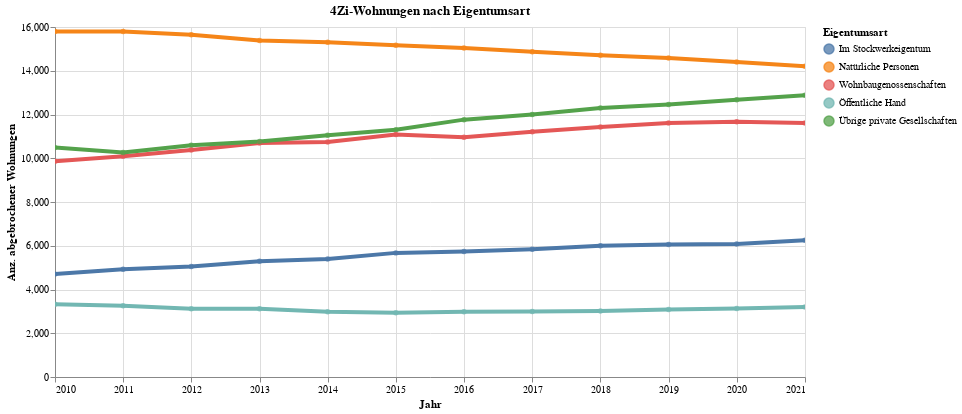

The cell this chart's notebook holds for it:
### Code cell
highlight = alt.selection(type='single', on='mouseover',
                          fields=['EigGruLang'], nearest=True)
#x='date:StichtagDatJahr',
base = alt.Chart(myAgg.reset_index(), title="4Zi-Wohnungen nach Eigentumsart").encode(
    x=alt.X('Jahr', axis=alt.Axis(title='Jahr'))# , axis=alt.Axis(format='%', title='percentage')
    , y=alt.X('sum_Whg4Zi', axis=alt.Axis(title='Anz. abgebrochener Wohnungen'))
    , color=alt.Color('EigGruLang', legend=alt.Legend(title="Eigentumsart", orient="right"))  
    ,tooltip=['Jahr', 'EigGruLang','sum_Whg1Zi', 'sum_Whg2Zi', 'sum_Whg3Zi']    
)
points = base.mark_circle().encode(
    opacity=alt.value(0.75)
).add_selection(
    highlight
).properties(
    width=750 , height=350
)
lines = base.mark_line().encode(
    size=alt.condition(~highlight, alt.value(0.5), alt.value(4))
).interactive()

lines + points

### Figure 1 — Vega-Lite specification as saved in the notebook (floating-point values rounded to 4 significant figures)
{"config": {"view": {"continuousWidth": 400, "continuousHeight": 300}}, "layer": [{"mark": "line", "encoding": {"color": {"type": "nominal", "field": "EigGruLang", "legend": {"orient": "right", "title": "Eigentumsart"}}, "size": {"condition": {"value": 0.5, "selection": {"not": "selector011"}}, "value": 4}, "tooltip": [{"type": "temporal", "field": "Jahr"}, {"type": "nominal", "field": "EigGruLang"}, {"type": "quantitative", "field": "sum_Whg1Zi"}, {"type": "quantitative", "field": "sum_Whg2Zi"}, {"type": "quantitative", "field": "sum_Whg3Zi"}], "x": {"type": "temporal", "axis": {"title": "Jahr"}, "field": "Jahr"}, "y": {"type": "quantitative", "axis": {"title": "Anz. abgebrochener Wohnungen"}, "field": "sum_Whg4Zi"}}, "selection": {"selector012": {"type": "interval", "bind": "scales", "encodings": ["x", "y"]}}, "title": "4Zi-Wohnungen nach Eigentumsart"}, {"mark": "circle", "encoding": {"color": {"type": "nominal", "field": "EigGruLang", "legend": {"orient": "right", "title": "Eigentumsart"}}, "opacity": {"value": 0.75}, "tooltip": [{"type": "temporal", "field": "Jahr"}, {"type": "nominal", "field": "EigGruLang"}, {"type": "quantitative", "field": "sum_Whg1Zi"}, {"type": "quantitative", "field": "sum_Whg2Zi"}, {"type": "quantitative", "field": "sum_Whg3Zi"}], "x": {"type": "temporal", "axis": {"title": "Jahr"}, "field": "Jahr"}, "y": {"type": "quantitative", "axis": {"title": "Anz. abgebrochener Wohnungen"}, "field": "sum_Whg4Zi"}}, "height": 350, "selection": {"selector011": {"type": "single", "on": "mouseover", "fields": ["EigGruLang"], "nearest": true}}, "title": "4Zi-Wohnungen nach Eigentumsart", "width": 750}], "data": {"name": "data-6e4d2c76d5fa4c6946ff2b641a7a2894"}, "$schema": "https://vega.github.io/schema/vega-lite/v4.8.1.json", "datasets": {"data-6e4d2c76d5fa4c6946ff2b641a7a2894": [{"Jahr": "2010-01-01T00:00:00", "EigGruSort": 1, "EigGruLang": "Öffentliche Hand", "sum_Whg1Zi": 2830, "sum_Whg2Zi": 3237, "sum_Whg3Zi": 5306, "sum_Whg4Zi": 3330, "sum_Whg5Ziplus": 1214}, {"Jahr": "2010-01-01T00:00:00", "EigGruSort": 2, "EigGruLang": "Wohnbaugenossenschaften", "sum_Whg1Zi": 1674, "sum_Whg2Zi": 6194, "sum_Whg3Zi": 16755, "sum_Whg4Zi": 9867, "sum_Whg5Ziplus": 1924}, {"Jahr": "2010-01-01T00:00:00", "EigGruSort": 3, "EigGruLang": "Übrige private Gesellschaften", "sum_Whg1Zi": 8084, "sum_Whg2Zi": 12503, "sum_Whg3Zi": 18552, "sum_Whg4Zi": 10486, "sum_Whg5Ziplus": 3495}, {"Jahr": "2010-01-01T00:00:00", "EigGruSort": 4, "EigGruLang": "Natürliche Personen", "sum_Whg1Zi": 12039, "sum_Whg2Zi": 18974, "sum_Whg3Zi": 30426, "sum_Whg4Zi": 15795, "sum_Whg5Ziplus": 8909}, {"Jahr": "2010-01-01T00:00:00", "EigGruSort": 5, "EigGruLang": "Im Stockwerkeigentum", "sum_Whg1Zi": 1685, "sum_Whg2Zi": 2568, "sum_Whg3Zi": 4812, "sum_Whg4Zi": 4703, "sum_Whg5Ziplus": 2727}, {"Jahr": "2011-01-01T00:00:00", "EigGruSort": 1, "EigGruLang": "Öffentliche Hand", "sum_Whg1Zi": 2486, "sum_Whg2Zi": 3513, "sum_Whg3Zi": 5098, "sum_Whg4Zi": 3255, "sum_Whg5Ziplus": 1189}, {"Jahr": "2011-01-01T00:00:00", "EigGruSort": 2, "EigGruLang": "Wohnbaugenossenschaften", "sum_Whg1Zi": 1573, "sum_Whg2Zi": 6368, "sum_Whg3Zi": 17004, "sum_Whg4Zi": 10094, "sum_Whg5Ziplus": 2120}, {"Jahr": "2011-01-01T00:00:00", "EigGruSort": 3, "EigGruLang": "Übrige private Gesellschaften", "sum_Whg1Zi": 8075, "sum_Whg2Zi": 13262, "sum_Whg3Zi": 19550, "sum_Whg4Zi": 10262, "sum_Whg5Ziplus": 3029}, {"Jahr": "2011-01-01T00:00:00", "EigGruSort": 4, "EigGruLang": "Natürliche Personen", "sum_Whg1Zi": 11782, "sum_Whg2Zi": 18865, "sum_Whg3Zi": 30356, "sum_Whg4Zi": 15795, "sum_Whg5Ziplus": 9043}, {"Jahr": "2011-01-01T00:00:00", "EigGruSort": 5, "EigGruLang": "Im Stockwerkeigentum", "sum_Whg1Zi": 1569, "sum_Whg2Zi": 2672, "sum_Whg3Zi": 5020, "sum_Whg4Zi": 4926, "sum_Whg5Ziplus": 2848}, {"Jahr": "2012-01-01T00:00:00", "EigGruSort": 5, "EigGruLang": "Im Stockwerkeigentum", "sum_Whg1Zi": 1633, "sum_Whg2Zi": 2734, "sum_Whg3Zi": 5184, "sum_Whg4Zi": 5055, "sum_Whg5Ziplus": 2947}, {"Jahr": "2012-01-01T00:00:00", "EigGruSort": 3, "EigGruLang": "Übrige private Gesellschaften", "sum_Whg1Zi": 8457, "sum_Whg2Zi": 14128, "sum_Whg3Zi": 20040, "sum_Whg4Zi": 10598, "sum_Whg5Ziplus": 3041}, {"Jahr": "2012-01-01T00:00:00", "EigGruSort": 4, "EigGruLang": "Natürliche Personen", "sum_Whg1Zi": 11622, "sum_Whg2Zi": 18731, "sum_Whg3Zi": 30040, "sum_Whg4Zi": 15643, "sum_Whg5Ziplus": 9032}, {"Jahr": "2012-01-01T00:00:00", "EigGruSort": 1, "EigGruLang": "Öffentliche Hand", "sum_Whg1Zi": 2454, "sum_Whg2Zi": 3518, "sum_Whg3Zi": 4977, "sum_Whg4Zi": 3124, "sum_Whg5Ziplus": 1168}, {"Jahr": "2012-01-01T00:00:00", "EigGruSort": 2, "EigGruLang": "Wohnbaugenossenschaften", "sum_Whg1Zi": 1602, "sum_Whg2Zi": 6504, "sum_Whg3Zi": 17139, "sum_Whg4Zi": 10380, "sum_Whg5Ziplus": 2220}, {"Jahr": "2013-01-01T00:00:00", "EigGruSort": 1, "EigGruLang": "Öffentliche Hand", "sum_Whg1Zi": 2355, "sum_Whg2Zi": 3654, "sum_Whg3Zi": 5047, "sum_Whg4Zi": 3124, "sum_Whg5Ziplus": 1164}, {"Jahr": "2013-01-01T00:00:00", "EigGruSort": 2, "EigGruLang": "Wohnbaugenossenschaften", "sum_Whg1Zi": 1597, "sum_Whg2Zi": 6619, "sum_Whg3Zi": 17282, "sum_Whg4Zi": 10695, "sum_Whg5Ziplus": 2295}, {"Jahr": "2013-01-01T00:00:00", "EigGruSort": 3, "EigGruLang": "Übrige private Gesellschaften", "sum_Whg1Zi": 9006, "sum_Whg2Zi": 14852, "sum_Whg3Zi": 20693, "sum_Whg4Zi": 10771, "sum_Whg5Ziplus": 3105}, {"Jahr": "2013-01-01T00:00:00", "EigGruSort": 4, "EigGruLang": "Natürliche Personen", "sum_Whg1Zi": 11456, "sum_Whg2Zi": 18401, "sum_Whg3Zi": 29429, "sum_Whg4Zi": 15387, "sum_Whg5Ziplus": 8916}, {"Jahr": "2013-01-01T00:00:00", "EigGruSort": 5, "EigGruLang": "Im Stockwerkeigentum", "sum_Whg1Zi": 1716, "sum_Whg2Zi": 3012, "sum_Whg3Zi": 5552, "sum_Whg4Zi": 5289, "sum_Whg5Ziplus": 3055}, {"Jahr": "2014-01-01T00:00:00", "EigGruSort": 1, "EigGruLang": "Öffentliche Hand", "sum_Whg1Zi": 2346, "sum_Whg2Zi": 3577, "sum_Whg3Zi": 4864, "sum_Whg4Zi": 2980, "sum_Whg5Ziplus": 1085}, {"Jahr": "2014-01-01T00:00:00", "EigGruSort": 2, "EigGruLang": "Wohnbaugenossenschaften", "sum_Whg1Zi": 1635, "sum_Whg2Zi": 6739, "sum_Whg3Zi": 17160, "sum_Whg4Zi": 10747, "sum_Whg5Ziplus": 2373}, {"Jahr": "2014-01-01T00:00:00", "EigGruSort": 3, "EigGruLang": "Übrige private Gesellschaften", "sum_Whg1Zi": 9000, "sum_Whg2Zi": 15267, "sum_Whg3Zi": 21079, "sum_Whg4Zi": 11048, "sum_Whg5Ziplus": 3266}, {"Jahr": "2014-01-01T00:00:00", "EigGruSort": 4, "EigGruLang": "Natürliche Personen", "sum_Whg1Zi": 11391, "sum_Whg2Zi": 18369, "sum_Whg3Zi": 29215, "sum_Whg4Zi": 15298, "sum_Whg5Ziplus": 8919}, {"Jahr": "2014-01-01T00:00:00", "EigGruSort": 5, "EigGruLang": "Im Stockwerkeigentum", "sum_Whg1Zi": 1795, "sum_Whg2Zi": 3116, "sum_Whg3Zi": 5718, "sum_Whg4Zi": 5395, "sum_Whg5Ziplus": 3095}, {"Jahr": "2015-01-01T00:00:00", "EigGruSort": 4, "EigGruLang": "Natürliche Personen", "sum_Whg1Zi": 11255, "sum_Whg2Zi": 18287, "sum_Whg3Zi": 28983, "sum_Whg4Zi": 15170, "sum_Whg5Ziplus": 8872}, {"Jahr": "2015-01-01T00:00:00", "EigGruSort": 3, "EigGruLang": "Übrige private Gesellschaften", "sum_Whg1Zi": 9092, "sum_Whg2Zi": 15748, "sum_Whg3Zi": 21512, "sum_Whg4Zi": 11305, "sum_Whg5Ziplus": 3352}, {"Jahr": "2015-01-01T00:00:00", "EigGruSort": 5, "EigGruLang": "Im Stockwerkeigentum", "sum_Whg1Zi": 1808, "sum_Whg2Zi": 3394, "sum_Whg3Zi": 6130, "sum_Whg4Zi": 5674, "sum_Whg5Ziplus": 3209}, {"Jahr": "2015-01-01T00:00:00", "EigGruSort": 1, "EigGruLang": "Öffentliche Hand", "sum_Whg1Zi": 2319, "sum_Whg2Zi": 3596, "sum_Whg3Zi": 4873, "sum_Whg4Zi": 2934, "sum_Whg5Ziplus": 1079}, {"Jahr": "2015-01-01T00:00:00", "EigGruSort": 2, "EigGruLang": "Wohnbaugenossenschaften", "sum_Whg1Zi": 1694, "sum_Whg2Zi": 6910, "sum_Whg3Zi": 17337, "sum_Whg4Zi": 11085, "sum_Whg5Ziplus": 2439}, {"Jahr": "2016-01-01T00:00:00", "EigGruSort": 1, "EigGruLang": "Öffentliche Hand", "sum_Whg1Zi": 2229, "sum_Whg2Zi": 3629, "sum_Whg3Zi": 4908, "sum_Whg4Zi": 2983, "sum_Whg5Ziplus": 1118}, {"Jahr": "2016-01-01T00:00:00", "EigGruSort": 2, "EigGruLang": "Wohnbaugenossenschaften", "sum_Whg1Zi": 1646, "sum_Whg2Zi": 6975, "sum_Whg3Zi": 17066, "sum_Whg4Zi": 10960, "sum_Whg5Ziplus": 2357}, {"Jahr": "2016-01-01T00:00:00", "EigGruSort": 3, "EigGruLang": "Übrige private Gesellschaften", "sum_Whg1Zi": 9533, "sum_Whg2Zi": 16792, "sum_Whg3Zi": 22534, "sum_Whg4Zi": 11765, "sum_Whg5Ziplus": 3513}, {"Jahr": "2016-01-01T00:00:00", "EigGruSort": 4, "EigGruLang": "Natürliche Personen", "sum_Whg1Zi": 10985, "sum_Whg2Zi": 18163, "sum_Whg3Zi": 28505, "sum_Whg4Zi": 15037, "sum_Whg5Ziplus": 8833}, {"Jahr": "2016-01-01T00:00:00", "EigGruSort": 5, "EigGruLang": "Im Stockwerkeigentum", "sum_Whg1Zi": 1827, "sum_Whg2Zi": 3432, "sum_Whg3Zi": 6180, "sum_Whg4Zi": 5739, "sum_Whg5Ziplus": 3241}, {"Jahr": "2017-01-01T00:00:00", "EigGruSort": 1, "EigGruLang": "Öffentliche Hand", "sum_Whg1Zi": 2204, "sum_Whg2Zi": 3585, "sum_Whg3Zi": 4867, "sum_Whg4Zi": 2996, "sum_Whg5Ziplus": 1134}, {"Jahr": "2017-01-01T00:00:00", "EigGruSort": 2, "EigGruLang": "Wohnbaugenossenschaften", "sum_Whg1Zi": 1669, "sum_Whg2Zi": 7171, "sum_Whg3Zi": 17132, "sum_Whg4Zi": 11214, "sum_Whg5Ziplus": 2472}, {"Jahr": "2017-01-01T00:00:00", "EigGruSort": 3, "EigGruLang": "Übrige private Gesellschaften", "sum_Whg1Zi": 10141, "sum_Whg2Zi": 17880, "sum_Whg3Zi": 23501, "sum_Whg4Zi": 12001, "sum_Whg5Ziplus": 3555}, {"Jahr": "2017-01-01T00:00:00", "EigGruSort": 4, "EigGruLang": "Natürliche Personen", "sum_Whg1Zi": 10607, "sum_Whg2Zi": 17784, "sum_Whg3Zi": 27937, "sum_Whg4Zi": 14866, "sum_Whg5Ziplus": 8767}, {"Jahr": "2017-01-01T00:00:00", "EigGruSort": 5, "EigGruLang": "Im Stockwerkeigentum", "sum_Whg1Zi": 1800, "sum_Whg2Zi": 3505, "sum_Whg3Zi": 6297, "sum_Whg4Zi": 5845, "sum_Whg5Ziplus": 3319}, {"Jahr": "2018-01-01T00:00:00", "EigGruSort": 5, "EigGruLang": "Im Stockwerkeigentum", "sum_Whg1Zi": 1845, "sum_Whg2Zi": 3587, "sum_Whg3Zi": 6483, "sum_Whg4Zi": 6001, "sum_Whg5Ziplus": 3348}, {"Jahr": "2018-01-01T00:00:00", "EigGruSort": 3, "EigGruLang": "Übrige private Gesellschaften", "sum_Whg1Zi": 10677, "sum_Whg2Zi": 18707, "sum_Whg3Zi": 24118, "sum_Whg4Zi": 12300, "sum_Whg5Ziplus": 3574}, {"Jahr": "2018-01-01T00:00:00", "EigGruSort": 4, "EigGruLang": "Natürliche Personen", "sum_Whg1Zi": 10534, "sum_Whg2Zi": 17669, "sum_Whg3Zi": 27696, "sum_Whg4Zi": 14704, "sum_Whg5Ziplus": 8780}, {"Jahr": "2018-01-01T00:00:00", "EigGruSort": 1, "EigGruLang": "Öffentliche Hand", "sum_Whg1Zi": 2221, "sum_Whg2Zi": 3667, "sum_Whg3Zi": 4948, "sum_Whg4Zi": 3019, "sum_Whg5Ziplus": 1158}, {"Jahr": "2018-01-01T00:00:00", "EigGruSort": 2, "EigGruLang": "Wohnbaugenossenschaften", "sum_Whg1Zi": 1663, "sum_Whg2Zi": 7333, "sum_Whg3Zi": 17271, "sum_Whg4Zi": 11433, "sum_Whg5Ziplus": 2558}, {"Jahr": "2019-01-01T00:00:00", "EigGruSort": 1, "EigGruLang": "Öffentliche Hand", "sum_Whg1Zi": 2228, "sum_Whg2Zi": 3776, "sum_Whg3Zi": 5056, "sum_Whg4Zi": 3088, "sum_Whg5Ziplus": 1192}, {"Jahr": "2019-01-01T00:00:00", "EigGruSort": 2, "EigGruLang": "Wohnbaugenossenschaften", "sum_Whg1Zi": 1704, "sum_Whg2Zi": 7621, "sum_Whg3Zi": 17601, "sum_Whg4Zi": 11615, "sum_Whg5Ziplus": 2600}, {"Jahr": "2019-01-01T00:00:00", "EigGruSort": 3, "EigGruLang": "Übrige private Gesellschaften", "sum_Whg1Zi": 10789, "sum_Whg2Zi": 19335, "sum_Whg3Zi": 24556, "sum_Whg4Zi": 12457, "sum_Whg5Ziplus": 3532}, {"Jahr": "2019-01-01T00:00:00", "EigGruSort": 4, "EigGruLang": "Natürliche Personen", "sum_Whg1Zi": 10362, "sum_Whg2Zi": 17486, "sum_Whg3Zi": 27365, "sum_Whg4Zi": 14581, "sum_Whg5Ziplus": 8731}, {"Jahr": "2019-01-01T00:00:00", "EigGruSort": 5, "EigGruLang": "Im Stockwerkeigentum", "sum_Whg1Zi": 1840, "sum_Whg2Zi": 3645, "sum_Whg3Zi": 6556, "sum_Whg4Zi": 6056, "sum_Whg5Ziplus": 3364}, {"Jahr": "2020-01-01T00:00:00", "EigGruSort": 5, "EigGruLang": "Im Stockwerkeigentum", "sum_Whg1Zi": 1871, "sum_Whg2Zi": 3671, "sum_Whg3Zi": 6546, "sum_Whg4Zi": 6080, "sum_Whg5Ziplus": 3413}, {"Jahr": "2020-01-01T00:00:00", "EigGruSort": 4, "EigGruLang": "Natürliche Personen", "sum_Whg1Zi": 10338, "sum_Whg2Zi": 17331, "sum_Whg3Zi": 26953, "sum_Whg4Zi": 14396, "sum_Whg5Ziplus": 8656}, {"Jahr": "2020-01-01T00:00:00", "EigGruSort": 2, "EigGruLang": "Wohnbaugenossenschaften", "sum_Whg1Zi": 1703, "sum_Whg2Zi": 7688, "sum_Whg3Zi": 17611, "sum_Whg4Zi": 11669, "sum_Whg5Ziplus": 2585}, {"Jahr": "2020-01-01T00:00:00", "EigGruSort": 1, "EigGruLang": "Öffentliche Hand", "sum_Whg1Zi": 2250, "sum_Whg2Zi": 3883, "sum_Whg3Zi": 5107, "sum_Whg4Zi": 3129, "sum_Whg5Ziplus": 1209}, {"Jahr": "2020-01-01T00:00:00", "EigGruSort": 3, "EigGruLang": "Übrige private Gesellschaften", "sum_Whg1Zi": 11079, "sum_Whg2Zi": 20107, "sum_Whg3Zi": 25347, "sum_Whg4Zi": 12671, "sum_Whg5Ziplus": 3524}, {"Jahr": "2021-01-01T00:00:00", "EigGruSort": 4, "EigGruLang": "Natürliche Personen", "sum_Whg1Zi": 10268, "sum_Whg2Zi": 17159, "sum_Whg3Zi": 26616, "sum_Whg4Zi": 14205, "sum_Whg5Ziplus": 8574}, {"Jahr": "2021-01-01T00:00:00", "EigGruSort": 1, "EigGruLang": "Öffentliche Hand", "sum_Whg1Zi": 2201, "sum_Whg2Zi": 3862, "sum_Whg3Zi": 5143, "sum_Whg4Zi": 3205, "sum_Whg5Ziplus": 1227}, {"Jahr": "2021-01-01T00:00:00", "EigGruSort": 2, "EigGruLang": "Wohnbaugenossenschaften", "sum_Whg1Zi": 1695, "sum_Whg2Zi": 7768, "sum_Whg3Zi": 17606, "sum_Whg4Zi": 11615, "sum_Whg5Ziplus": 2636}, {"Jahr": "2021-01-01T00:00:00", "EigGruSort": 3, "EigGruLang": "Übrige private Gesellschaften", "sum_Whg1Zi": 11099, "sum_Whg2Zi": 20538, "sum_Whg3Zi": 25498, "sum_Whg4Zi": 12878, "sum_Whg5Ziplus": 3555}, {"Jahr": "2021-01-01T00:00:00", "EigGruSort": 5, "EigGruLang": "Im Stockwerkeigentum", "sum_Whg1Zi": 1981, "sum_Whg2Zi": 3757, "sum_Whg3Zi": 6783, "sum_Whg4Zi": 6250, "sum_Whg5Ziplus": 3446}]}}
